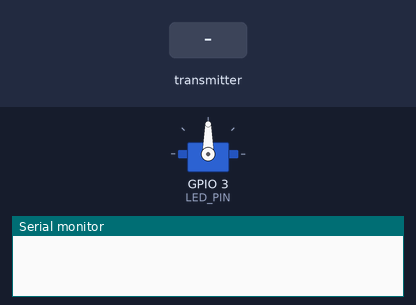
Recording of a sketch running on a simulated ESP32. Parts: servo, the last lines printed to the serial monitor. The inputs (shaded band) are chosen by the test bench.

Above: at 1.2 s.
1.3 s: the transmitter starts sending command = 0
At 1.8 s:
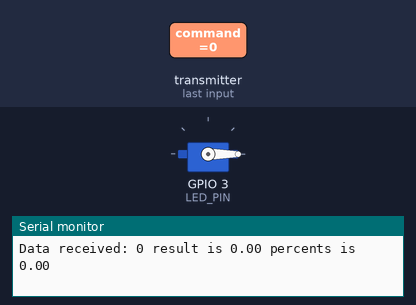
Timing chart, 0 to 4.3 s (numbered marks = the images above; inputs shaded):
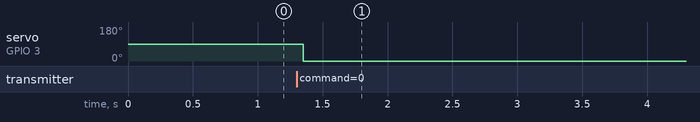

Measured:
- after the input at 1.3 s, servo on GPIO 3 (LED_PIN): 90° → 0° after 0.05 s

The sketch:

reciever.ino
```cpp
#include <esp_now.h>
#include <WiFi.h>
#include <ESP32Servo.h>

#define LED_PIN 3

// this esp's mac:
// 64:e8:33:b5:e9:98

Servo s;
float result = 0;
float percents = 0;

void onDataReceived(const esp_now_recv_info_t *info, const uint8_t *incomingData, int len) {
    int command;
    int potentiometer = command;
    memcpy(&command, incomingData, sizeof(command));
    potentiometer = command;
    percents = (100.0 / 4096.0) * ((float)command);
    result = (int)((180.0 / 100.0) * (int)percents);
    result = potentiometer * 4 / 4095 * 45;

    Serial.print("Data received: ");
    Serial.print(command);
    Serial.print(" result is ");
    Serial.print(result);
    Serial.print(" percents is ");
    Serial.println(percents);

    s.write(result);
}

void setup() {
    Serial.begin(19200);
    WiFi.mode(WIFI_STA);

    pinMode(LED_PIN, OUTPUT);
    s.attach(LED_PIN);

    if (esp_now_init() != ESP_OK) {
        Serial.println("ESP-NOW Init Failed");
        return;
    }
    esp_now_register_recv_cb(onDataReceived);
}

void loop() {

}
```
